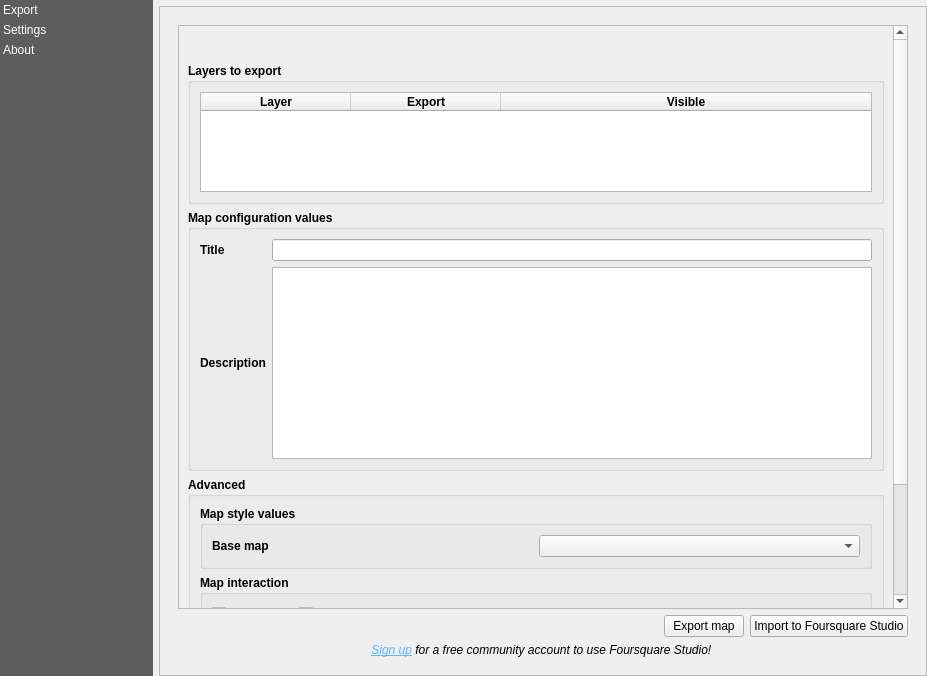
<?xml version="1.0" encoding="UTF-8"?>
<ui version="4.0">
 <class>main_dialog</class>
 <widget class="QDialog" name="main_dialog">
  <property name="windowModality">
   <enum>Qt::WindowModal</enum>
  </property>
  <property name="geometry">
   <rect>
     <x>0</x>
     <y>0</y>
     <width>927</width>
     <height>676</height>
   </rect>
  </property>
  <property name="windowTitle">
   <string>kepler</string>
  </property>
  <layout class="QHBoxLayout" name="horizontalLayout">
   <property name="leftMargin">
    <number>0</number>
   </property>
   <property name="topMargin">
    <number>0</number>
   </property>
   <property name="rightMargin">
    <number>0</number>
   </property>
   <property name="bottomMargin">
    <number>0</number>
   </property>
   <item>
    <widget class="QListWidget" name="menu_widget">
     <property name="sizePolicy">
      <sizepolicy hsizetype="Minimum" vsizetype="Expanding">
       <horstretch>0</horstretch>
       <verstretch>0</verstretch>
      </sizepolicy>
     </property>
     <property name="minimumSize">
      <size>
       <width>100</width>
       <height>200</height>
      </size>
     </property>
     <property name="maximumSize">
      <size>
       <width>153</width>
       <height>16777215</height>
      </size>
     </property>
     <property name="styleSheet">
      <string notr="true">QListWidget{
       background-color: rgb(69, 69, 69, 220);
       outline: 0;
       }
       QListWidget::item {
       color: white;
       padding: 3px;
       }
       QListWidget::item::selected {
       color: black;
       background-color:palette(Window);
       padding-right: 0px;
       }
      </string>
     </property>
     <property name="frameShape">
      <enum>QFrame::Box</enum>
     </property>
     <property name="lineWidth">
      <number>0</number>
     </property>
     <property name="iconSize">
      <size>
        <width>32</width>
        <height>32</height>
      </size>
     </property>
      <property name="uniformItemSizes">
        <bool>true</bool>
      </property>
      <property name="currentRow">
        <number>-1</number>
      </property>
      <item>
        <property name="text">
          <string>Export</string>
        </property>
      </item>
      <item>
        <property name="text">
          <string>Settings</string>
        </property>
      </item>
      <item>
        <property name="text">
          <string>About</string>
        </property>
      </item>
    </widget>
   </item>
    <item>
      <layout class="QVBoxLayout" name="verticalLayout">
        <item>
          <widget class="QgsMessageBar" name="message_bar">
            <property name="frameShape">
              <enum>QFrame::StyledPanel</enum>
            </property>
            <property name="frameShadow">
              <enum>QFrame::Raised</enum>
            </property>
          </widget>
        </item>
        <item>
          <widget class="QScrollArea" name="scrollArea">
            <property name="verticalScrollBarPolicy">
              <enum>Qt::ScrollBarAlwaysOff</enum>
            </property>
            <property name="widgetResizable">
              <bool>true</bool>
            </property>
            <widget class="QWidget" name="area_contents">
              <property name="geometry">
                <rect>
                  <x>0</x>
                  <y>0</y>
                  <width>764</width>
                  <height>666</height>
                </rect>
              </property>
              <property name="minimumSize">
                <size>
                  <width>760</width>
                  <height>0</height>
                </size>
              </property>
              <layout class="QVBoxLayout" name="verticalLayout_16">
                <item>
                  <widget class="QStackedWidget" name="stacked_widget">
                    <property name="currentIndex">
                      <number>0</number>
                    </property>
                    <widget class="QWidget" name="exporter">
                      <layout class="QVBoxLayout" name="verticalLayout_11">
                        <item>
                          <widget class="QScrollArea" name="scrollArea_2">
                            <property name="widgetResizable">
                              <bool>true</bool>
                            </property>
                            <widget class="QWidget" name="scrollAreaWidgetContents">
                              <property name="geometry">
                                <rect>
                                  <x>0</x>
                                  <y>0</y>
                                  <width>726</width>
                                  <height>572</height>
                                </rect>
                              </property>
                              <layout class="QVBoxLayout" name="verticalLayout_2">
                                <item>
                                  <layout class="QHBoxLayout" name="horizontalLayout_5">
                                    <item>
                                      <spacer name="horizontalSpacer_3">
                                        <property name="orientation">
                                          <enum>Qt::Horizontal</enum>
                                        </property>
                                        <property name="sizeHint" stdset="0">
                                          <size>
                                            <width>40</width>
                                            <height>20</height>
                                          </size>
                                        </property>
                                      </spacer>
                                    </item>
                                    <item>
                                      <widget class="QPushButton" name="btn_refresh">
                                        <property name="maximumSize">
                                          <size>
                                            <width>25</width>
                                            <height>25</height>
                                          </size>
                                        </property>
                                        <property name="toolTip">
                                          <string>Load Snapshot configuration from project...</string>
                                        </property>
                                        <property name="text">
                                          <string/>
                                        </property>
                     <property name="flat">
                      <bool>true</bool>
                     </property>
                    </widget>
                   </item>
                  </layout>
                 </item>
                 <item>
                  <widget class="QGroupBox" name="groupBox_6">
                   <property name="font">
                    <font>
                     <weight>75</weight>
                     <bold>true</bold>
                    </font>
                   </property>
                   <property name="title">
                    <string>Layers to export</string>
                   </property>
                   <layout class="QVBoxLayout" name="verticalLayout_13">
                    <item>
                     <widget class="QTableWidget" name="tw_layers">
                      <property name="minimumSize">
                       <size>
                        <width>0</width>
                        <height>100</height>
                       </size>
                      </property>
                      <property name="editTriggers">
                       <set>QAbstractItemView::NoEditTriggers</set>
                      </property>
                      <property name="selectionMode">
                       <enum>QAbstractItemView::NoSelection</enum>
                      </property>
                      <attribute name="horizontalHeaderCascadingSectionResizes">
                       <bool>false</bool>
                      </attribute>
                      <attribute name="horizontalHeaderMinimumSectionSize">
                       <number>100</number>
                      </attribute>
                      <attribute name="horizontalHeaderDefaultSectionSize">
                       <number>150</number>
                      </attribute>
                      <attribute name="horizontalHeaderShowSortIndicator" stdset="0">
                       <bool>false</bool>
                      </attribute>
                      <attribute name="horizontalHeaderStretchLastSection">
                       <bool>true</bool>
                      </attribute>
                      <attribute name="verticalHeaderDefaultSectionSize">
                       <number>30</number>
                      </attribute>
                      <column>
                       <property name="text">
                        <string>Layer</string>
                       </property>
                      </column>
                      <column>
                       <property name="text">
                        <string>Export</string>
                       </property>
                      </column>
                      <column>
                       <property name="text">
                        <string>Visible</string>
                       </property>
                      </column>
                     </widget>
                    </item>
                   </layout>
                  </widget>
                 </item>
                 <item>
                  <widget class="QgsCollapsibleGroupBox" name="gb_">
                   <property name="enabled">
                    <bool>true</bool>
                   </property>
                   <property name="sizePolicy">
                    <sizepolicy hsizetype="Preferred" vsizetype="Fixed">
                     <horstretch>0</horstretch>
                     <verstretch>0</verstretch>
                    </sizepolicy>
                   </property>
                   <property name="font">
                    <font>
                     <weight>75</weight>
                     <bold>true</bold>
                    </font>
                   </property>
                   <property name="title">
                    <string>Map configuration values</string>
                   </property>
                   <property name="flat">
                    <bool>true</bool>
                   </property>
                   <property name="collapsed">
                    <bool>false</bool>
                   </property>
                   <property name="scrollOnExpand">
                    <bool>true</bool>
                   </property>
                   <layout class="QGridLayout" name="gridLayout_8">
                    <item row="3" column="0">
                     <widget class="QLabel" name="label_14">
                      <property name="sizePolicy">
                       <sizepolicy hsizetype="Preferred" vsizetype="Fixed">
                        <horstretch>0</horstretch>
                        <verstretch>0</verstretch>
                       </sizepolicy>
                      </property>
                      <property name="font">
                       <font>
                        <weight>75</weight>
                        <bold>true</bold>
                       </font>
                      </property>
                      <property name="text">
                       <string>Description</string>
                      </property>
                     </widget>
                    </item>
                    <item row="2" column="2">
                     <widget class="QLineEdit" name="input_title"/>
                    </item>
                    <item row="2" column="0">
                     <widget class="QLabel" name="label_20">
                      <property name="sizePolicy">
                       <sizepolicy hsizetype="Preferred" vsizetype="Fixed">
                        <horstretch>0</horstretch>
                        <verstretch>0</verstretch>
                       </sizepolicy>
                      </property>
                      <property name="font">
                       <font>
                        <weight>75</weight>
                        <bold>true</bold>
                       </font>
                      </property>
                      <property name="text">
                       <string>Title</string>
                      </property>
                     </widget>
                    </item>
                    <item row="3" column="2">
                     <widget class="QTextEdit" name="input_description"/>
                    </item>
                   </layout>
                  </widget>
                 </item>
                 <item>
                  <widget class="QgsCollapsibleGroupBox" name="mGroupBox">
                   <property name="font">
                    <font>
                     <weight>75</weight>
                     <bold>true</bold>
                    </font>
                   </property>
                   <property name="title">
                    <string>Advanced</string>
                   </property>
                   <property name="collapsed">
                    <bool>true</bool>
                   </property>
                   <layout class="QVBoxLayout" name="verticalLayout_4">
                    <item>
                     <widget class="QgsCollapsibleGroupBox" name="gb_1">
                      <property name="enabled">
                       <bool>true</bool>
                      </property>
                      <property name="sizePolicy">
                       <sizepolicy hsizetype="Preferred" vsizetype="Fixed">
                        <horstretch>0</horstretch>
                        <verstretch>0</verstretch>
                       </sizepolicy>
                      </property>
                      <property name="font">
                       <font>
                        <weight>75</weight>
                        <bold>true</bold>
                       </font>
                      </property>
                      <property name="title">
                       <string>Map style values</string>
                      </property>
                      <property name="flat">
                       <bool>true</bool>
                      </property>
                      <property name="collapsed">
                       <bool>false</bool>
                      </property>
                      <property name="scrollOnExpand">
                       <bool>true</bool>
                      </property>
                      <layout class="QGridLayout" name="gridLayout_9">
                       <item row="0" column="1">
                        <widget class="QComboBox" name="cb_basemap"/>
                       </item>
                       <item row="0" column="0">
                        <widget class="QLabel" name="label_21">
                         <property name="sizePolicy">
                          <sizepolicy hsizetype="Preferred" vsizetype="Fixed">
                           <horstretch>0</horstretch>
                           <verstretch>0</verstretch>
                          </sizepolicy>
                         </property>
                         <property name="font">
                          <font>
                           <weight>75</weight>
                           <bold>true</bold>
                          </font>
                         </property>
                         <property name="text">
                          <string>Base map</string>
                         </property>
                        </widget>
                       </item>
                      </layout>
                     </widget>
                    </item>
                    <item>
                     <widget class="QgsCollapsibleGroupBox" name="gb_2">
                      <property name="enabled">
                       <bool>true</bool>
                      </property>
                      <property name="sizePolicy">
                       <sizepolicy hsizetype="Preferred" vsizetype="Fixed">
                        <horstretch>0</horstretch>
                        <verstretch>0</verstretch>
                       </sizepolicy>
                      </property>
                      <property name="font">
                       <font>
                        <weight>75</weight>
                        <bold>true</bold>
                       </font>
                      </property>
                      <property name="title">
                       <string>Map interaction</string>
                      </property>
                      <property name="flat">
                       <bool>true</bool>
                      </property>
                      <property name="collapsed">
                       <bool>false</bool>
                      </property>
                      <property name="scrollOnExpand">
                       <bool>true</bool>
                      </property>
                      <layout class="QFormLayout" name="formLayout">
                       <item row="0" column="0">
                        <widget class="QCheckBox" name="cb_tooltip">
                         <property name="text">
                          <string>Tooltip</string>
                         </property>
                        </widget>
                       </item>
                       <item row="2" column="0">
                        <widget class="QCheckBox" name="cb_geocoder">
                         <property name="text">
                          <string>Geocoder</string>
                         </property>
                        </widget>
                       </item>
                       <item row="0" column="1">
                        <widget class="QCheckBox" name="cb_brush">
                         <property name="text">
                          <string>Brush</string>
                         </property>
                        </widget>
                       </item>
                       <item row="2" column="1">
                        <widget class="QCheckBox" name="cb_coordinate">
                         <property name="text">
                          <string>Coordinate</string>
                         </property>
                        </widget>
                       </item>
                      </layout>
                     </widget>
                    </item>
                    <item>
                     <widget class="QgsCollapsibleGroupBox" name="gb_3">
                      <property name="enabled">
                       <bool>true</bool>
                      </property>
                      <property name="sizePolicy">
                       <sizepolicy hsizetype="Preferred" vsizetype="Fixed">
                        <horstretch>0</horstretch>
                        <verstretch>0</verstretch>
                       </sizepolicy>
                      </property>
                      <property name="font">
                       <font>
                        <weight>75</weight>
                        <bold>true</bold>
                       </font>
                      </property>
                      <property name="title">
                       <string>Visualization state</string>
                      </property>
                      <property name="flat">
                       <bool>true</bool>
                      </property>
                      <property name="collapsed">
                       <bool>false</bool>
                      </property>
                      <property name="scrollOnExpand">
                       <bool>true</bool>
                      </property>
                      <layout class="QGridLayout" name="gridLayout_11">
                       <item row="0" column="0">
                        <widget class="QLabel" name="label_23">
                         <property name="sizePolicy">
                          <sizepolicy hsizetype="Preferred" vsizetype="Fixed">
                           <horstretch>0</horstretch>
                           <verstretch>0</verstretch>
                          </sizepolicy>
                         </property>
                         <property name="font">
                          <font>
                           <weight>75</weight>
                           <bold>true</bold>
                          </font>
                         </property>
                         <property name="text">
                          <string>Layer blending</string>
                         </property>
                        </widget>
                       </item>
                       <item row="0" column="1">
                        <widget class="QComboBox" name="cb_layer_blending"/>
                       </item>
                      </layout>
                     </widget>
                    </item>
                   </layout>
                  </widget>
                 </item>
                </layout>
               </widget>
              </widget>
             </item>
             <item>
              <layout class="QHBoxLayout" name="horizontalLayout_3">
               <item>
                 <spacer name="horizontalSpacer_2">
                   <property name="orientation">
                     <enum>Qt::Horizontal</enum>
                   </property>
                   <property name="sizeHint" stdset="0">
                     <size>
                       <width>40</width>
                       <height>20</height>
                     </size>
                   </property>
                 </spacer>
               </item>
                <item>
                  <widget class="QPushButton" name="btn_export">
                    <property name="text">
                      <string>Export map</string>
                    </property>
                    <property name="iconSize">
                      <size>
                        <width>16</width>
                        <height>16</height>
                      </size>
                    </property>
                    <property name="flat">
                      <bool>false</bool>
                    </property>
                  </widget>
                </item>
                <item>
                  <widget class="QPushButton" name="btn_open_studio">
                    <property name="maximumSize">
                      <size>
                        <width>1000</width>
                        <height>1000</height>
                      </size>
                    </property>
                    <property name="toolTip">
                      <string>Open Foursquare Studio and export to web</string>
                    </property>
                    <property name="text">
                      <string>Import to Foursquare Studio</string>
                    </property>
                    <property name="iconSize">
                      <size>
                        <width>20</width>
                        <height>20</height>
                      </size>
                    </property>
                    <property name="checkable">
                      <bool>false</bool>
                    </property>
                    <property name="flat">
                      <bool>false</bool>
                    </property>
                  </widget>
                </item>
              </layout>
             </item>
                        <item>
                          <widget class="QLabel" name="signup_text">
                            <property name="font">
                              <font>
                                <italic>true</italic>
                              </font>
                            </property>
                            <property name="text">
                              <string>&lt;html&gt;&lt;head/&gt;&lt;body&gt;&lt;p&gt;&lt;a href=&quot;https://studio.foursquare.com/home&quot;&gt;&lt;span style=&quot; text-decoration: underline; color:#5cbbff;&quot;&gt;Sign up&lt;/span&gt;&lt;/a&gt; for a free community account to use Foursquare Studio! &lt;/p&gt;&lt;/body&gt;&lt;/html&gt;</string>
                            </property>
                            <property name="textFormat">
                              <enum>Qt::AutoText</enum>
                            </property>
                            <property name="alignment">
                              <set>Qt::AlignCenter</set>
                            </property>
                            <property name="openExternalLinks">
                              <bool>true</bool>
                            </property>
                          </widget>
                        </item>
                      </layout>
           </widget>
           <widget class="QWidget" name="settings">
            <layout class="QVBoxLayout" name="verticalLayout_15">
             <item>
              <widget class="QgsCollapsibleGroupBox" name="mGroupBox_4">
               <property name="sizePolicy">
                <sizepolicy hsizetype="Preferred" vsizetype="Fixed">
                 <horstretch>0</horstretch>
                 <verstretch>0</verstretch>
                </sizepolicy>
               </property>
               <property name="title">
                <string>Export</string>
               </property>
               <layout class="QVBoxLayout" name="verticalLayout_10">
                <item>
                 <layout class="QGridLayout" name="gridLayout_7">
                  <item row="0" column="1">
                   <widget class="QgsFileWidget" name="f_conf_output">
                    <property name="sizePolicy">
                     <sizepolicy hsizetype="Preferred" vsizetype="Fixed">
                      <horstretch>0</horstretch>
                      <verstretch>0</verstretch>
                     </sizepolicy>
                    </property>
                    <property name="storageMode">
                     <enum>QgsFileWidget::GetDirectory</enum>
                    </property>
                   </widget>
                  </item>
                  <item row="0" column="0">
                   <widget class="QLabel" name="label_level_file_2">
                    <property name="sizePolicy">
                     <sizepolicy hsizetype="Preferred" vsizetype="Fixed">
                      <horstretch>0</horstretch>
                      <verstretch>0</verstretch>
                     </sizepolicy>
                    </property>
                    <property name="text">
                     <string>Configuration output directory</string>
                    </property>
                   </widget>
                  </item>
                 </layout>
                </item>
               </layout>
              </widget>
             </item>
             <item>
              <widget class="QgsCollapsibleGroupBox" name="mGroupBox_5">
               <property name="sizePolicy">
                <sizepolicy hsizetype="Preferred" vsizetype="Fixed">
                 <horstretch>0</horstretch>
                 <verstretch>0</verstretch>
                </sizepolicy>
               </property>
               <property name="title">
                <string>General</string>
               </property>
               <layout class="QVBoxLayout" name="verticalLayout_14">
                <item>
                 <layout class="QVBoxLayout" name="verticalLayout_12">
                  <item>
                   <layout class="QGridLayout" name="gridLayout_10">
                    <item row="0" column="0">
                     <widget class="QLabel" name="label_level_file_3">
                      <property name="minimumSize">
                       <size>
                        <width>250</width>
                        <height>0</height>
                       </size>
                      </property>
                      <property name="text">
                       <string>Mapbox API Token</string>
                      </property>
                     </widget>
                    </item>
                    <item row="0" column="1">
                     <widget class="QLineEdit" name="le_mapbox_token"/>
                    </item>
                   </layout>
                  </item>
                  <item>
                   <widget class="QLabel" name="label_2">
                    <property name="font">
                     <font>
                      <italic>true</italic>
                     </font>
                    </property>
                    <property name="text">
                      <string>The token is only used inside QGIS to add the default basemaps from Foursquare Studio and to make cartographic design process easier. The key will not be exported from QGIS.</string>
                    </property>
                    <property name="wordWrap">
                     <bool>true</bool>
                    </property>
                   </widget>
                  </item>
                  <item>
                   <layout class="QHBoxLayout" name="horizontalLayout_6">
                    <item>
                     <spacer name="horizontalSpacer_4">
                      <property name="orientation">
                       <enum>Qt::Horizontal</enum>
                      </property>
                      <property name="sizeHint" stdset="0">
                       <size>
                        <width>40</width>
                        <height>20</height>
                       </size>
                      </property>
                     </spacer>
                    </item>
                    <item>
                     <widget class="QPushButton" name="btn_add_basemaps">
                      <property name="text">
                       <string>Add WMTS basemaps</string>
                      </property>
                     </widget>
                    </item>
                   </layout>
                  </item>
                 </layout>
                </item>
               </layout>
              </widget>
             </item>
             <item>
              <widget class="QgsCollapsibleGroupBox" name="mGroupBox_3">
               <property name="sizePolicy">
                <sizepolicy hsizetype="Preferred" vsizetype="Fixed">
                 <horstretch>0</horstretch>
                 <verstretch>0</verstretch>
                </sizepolicy>
               </property>
               <property name="title">
                <string>Logging</string>
               </property>
               <layout class="QVBoxLayout" name="verticalLayout_8">
                <item>
                 <layout class="QGridLayout" name="gridLayout_5">
                  <item row="1" column="0">
                   <widget class="QLabel" name="label_level_console">
                    <property name="sizePolicy">
                     <sizepolicy hsizetype="Preferred" vsizetype="Fixed">
                      <horstretch>0</horstretch>
                      <verstretch>0</verstretch>
                     </sizepolicy>
                    </property>
                    <property name="text">
                     <string>Console level</string>
                    </property>
                   </widget>
                  </item>
                  <item row="1" column="1">
                   <widget class="QComboBox" name="combo_box_log_level_console"/>
                  </item>
                  <item row="0" column="0">
                   <widget class="QLabel" name="label_level_file">
                    <property name="sizePolicy">
                     <sizepolicy hsizetype="Preferred" vsizetype="Fixed">
                      <horstretch>0</horstretch>
                      <verstretch>0</verstretch>
                     </sizepolicy>
                    </property>
                    <property name="text">
                     <string>File level</string>
                    </property>
                   </widget>
                  </item>
                  <item row="0" column="1">
                   <widget class="QComboBox" name="combo_box_log_level_file"/>
                  </item>
                 </layout>
                </item>
                <item>
                 <widget class="QLabel" name="label">
                  <property name="font">
                   <font>
                    <italic>true</italic>
                   </font>
                  </property>
                  <property name="text">
                   <string>QGIS must be restarted in order to apply changes in log levels</string>
                  </property>
                 </widget>
                </item>
                <item>
                 <layout class="QHBoxLayout" name="horizontalLayout_2">
                  <item>
                   <spacer name="horizontalSpacer">
                    <property name="orientation">
                     <enum>Qt::Horizontal</enum>
                    </property>
                    <property name="sizeHint" stdset="0">
                     <size>
                      <width>40</width>
                      <height>20</height>
                     </size>
                    </property>
                   </spacer>
                  </item>
                  <item>
                   <widget class="QPushButton" name="btn_open_log">
                    <property name="text">
                     <string>Open most recent log file</string>
                    </property>
                   </widget>
                  </item>
                 </layout>
                </item>
               </layout>
              </widget>
             </item>
            </layout>
           </widget>
           <widget class="QWidget" name="about">
            <layout class="QVBoxLayout" name="verticalLayout_3">
             <item>
              <widget class="QGroupBox" name="groupBox_5">
               <property name="sizePolicy">
                <sizepolicy hsizetype="Preferred" vsizetype="Preferred">
                 <horstretch>0</horstretch>
                 <verstretch>0</verstretch>
                </sizepolicy>
               </property>
               <property name="title">
                <string>Foursquare Studio</string>
               </property>
               <layout class="QVBoxLayout" name="verticalLayout_9">
                <item>
                 <layout class="QGridLayout" name="gridLayout_6">
                  <property name="sizeConstraint">
                   <enum>QLayout::SetNoConstraint</enum>
                  </property>
                  <item row="1" column="1">
                   <widget class="QLabel" name="label_gispo_2">
                    <property name="sizePolicy">
                     <sizepolicy hsizetype="Preferred" vsizetype="Preferred">
                      <horstretch>0</horstretch>
                      <verstretch>0</verstretch>
                     </sizepolicy>
                    </property>
                    <property name="text">
                      <string>&lt;html&gt;&lt;head/&gt;&lt;body&gt;&lt;p&gt;&lt;a href=&quot;https://studio.foursquare.com/&quot;&gt;&lt;span style=&quot; text-decoration: underline; color:#5cbbff;&quot;&gt;Foursquare Studio&lt;/span&gt;&lt;/a&gt;&lt;/p&gt;&lt;/body&gt;&lt;/html&gt;</string>
                    </property>
                    <property name="openExternalLinks">
                     <bool>true</bool>
                    </property>
                   </widget>
                  </item>
                  <item row="0" column="0">
                   <widget class="QLabel" name="label_3">
                    <property name="text">
                     <string>Plugin documentation</string>
                    </property>
                   </widget>
                  </item>
                  <item row="0" column="1">
                   <widget class="QLabel" name="label_4">
                    <property name="text">
                      <string>&lt;html&gt;&lt;head/&gt;&lt;body&gt;&lt;p&gt;&lt;a href=&quot;https://location.foursquare.com/studio/docs/integrations-qgis&quot;&gt;&lt;span style=&quot; text-decoration: underline; color:#5cbbff;&quot;&gt;https://location.foursquare.com/studio/docs/integrations-qgis&lt;/span&gt;&lt;/a&gt;&lt;/p&gt;&lt;/body&gt;&lt;/html&gt;</string>
                    </property>
                    <property name="openExternalLinks">
                     <bool>true</bool>
                    </property>
                   </widget>
                  </item>
                  <item row="1" column="0">
                   <widget class="QLabel" name="label_development_2">
                    <property name="sizePolicy">
                     <sizepolicy hsizetype="Preferred" vsizetype="Preferred">
                      <horstretch>0</horstretch>
                      <verstretch>0</verstretch>
                     </sizepolicy>
                    </property>
                    <property name="text">
                     <string>Studio</string>
                    </property>
                   </widget>
                  </item>
                  <item row="2" column="1">
                   <widget class="QLabel" name="label_gispo_3">
                    <property name="sizePolicy">
                     <sizepolicy hsizetype="Preferred" vsizetype="Preferred">
                      <horstretch>0</horstretch>
                      <verstretch>0</verstretch>
                     </sizepolicy>
                    </property>
                    <property name="text">
                      <string>&lt;html&gt;&lt;head/&gt;&lt;body&gt;&lt;p&gt;&lt;a href=&quot;https://location.foursquare.com/studio/docs&quot;&gt;&lt;span style=&quot; text-decoration: underline; color:#5cbbff;&quot;&gt;Foursquare Studio Documentation&lt;/span&gt;&lt;/a&gt;&lt;/p&gt;&lt;/body&gt;&lt;/html&gt;</string>
                    </property>
                    <property name="openExternalLinks">
                     <bool>true</bool>
                    </property>
                   </widget>
                  </item>
                  <item row="2" column="0">
                   <widget class="QLabel" name="label_development_3">
                    <property name="sizePolicy">
                     <sizepolicy hsizetype="Preferred" vsizetype="Preferred">
                      <horstretch>0</horstretch>
                      <verstretch>0</verstretch>
                     </sizepolicy>
                    </property>
                    <property name="text">
                     <string>Documentation</string>
                    </property>
                   </widget>
                  </item>
                 </layout>
                </item>
               </layout>
              </widget>
             </item>
             <item>
              <widget class="QGroupBox" name="groupBox_3">
               <property name="sizePolicy">
                <sizepolicy hsizetype="Preferred" vsizetype="Preferred">
                 <horstretch>0</horstretch>
                 <verstretch>0</verstretch>
                </sizepolicy>
               </property>
               <property name="title">
                <string>Attributions</string>
               </property>
               <layout class="QVBoxLayout" name="verticalLayout_6">
                <item>
                 <layout class="QGridLayout" name="gridLayout_3">
                  <property name="sizeConstraint">
                   <enum>QLayout::SetNoConstraint</enum>
                  </property>
                  <item row="0" column="0">
                   <widget class="QLabel" name="label_development">
                    <property name="sizePolicy">
                     <sizepolicy hsizetype="Preferred" vsizetype="Preferred">
                      <horstretch>0</horstretch>
                      <verstretch>0</verstretch>
                     </sizepolicy>
                    </property>
                    <property name="text">
                     <string>Main plugin development</string>
                    </property>
                   </widget>
                  </item>
                  <item row="0" column="1">
                   <widget class="QLabel" name="label_gispo">
                    <property name="sizePolicy">
                     <sizepolicy hsizetype="Preferred" vsizetype="Preferred">
                      <horstretch>0</horstretch>
                      <verstretch>0</verstretch>
                     </sizepolicy>
                    </property>
                    <property name="text">
                      <string>&lt;html&gt;&lt;head/&gt;&lt;body&gt;&lt;p&gt;&lt;a href=&quot;https://www.gispo.fi/en/home/&quot;&gt;&lt;span style=&quot; text-decoration: underline; color:#00b9d3;&quot;&gt;Gispo Ltd.&lt;/span&gt;&lt;/a&gt;&lt;span style=&quot; color:#00b9d3;&quot;/&gt;&lt;/p&gt;&lt;/body&gt;&lt;/html&gt;</string>
                    </property>
                    <property name="openExternalLinks">
                     <bool>true</bool>
                    </property>
                   </widget>
                  </item>
                 </layout>
                </item>
               </layout>
              </widget>
             </item>
             <item>
              <widget class="QGroupBox" name="groupBox_2">
               <property name="sizePolicy">
                <sizepolicy hsizetype="Preferred" vsizetype="Preferred">
                 <horstretch>0</horstretch>
                 <verstretch>0</verstretch>
                </sizepolicy>
               </property>
               <property name="title">
                <string>Sources</string>
               </property>
               <layout class="QVBoxLayout" name="verticalLayout_5">
                 <item>
                   <layout class="QGridLayout" name="gridLayout_2">
                     <item row="0" column="1">
                       <widget class="QLabel" name="label_source">
                         <property name="sizePolicy">
                           <sizepolicy hsizetype="Preferred" vsizetype="Preferred">
                             <horstretch>0</horstretch>
                             <verstretch>0</verstretch>
                           </sizepolicy>
                         </property>
                         <property name="text">
                           <string>&lt;html&gt;&lt;head/&gt;&lt;body&gt;&lt;p&gt;&lt;a href=&quot;https://github.com/foursquare/qgis-plugin&quot;&gt;&lt;span style=&quot; text-decoration: underline; color:#5cbbff;&quot;&gt;https://github.com/foursquare/qgis-plugin&lt;/span&gt;&lt;/a&gt;&lt;span style=&quot; color:#5cbbff;&quot;/&gt;&lt;/p&gt;&lt;/body&gt;&lt;/html&gt;</string>
                         </property>
                         <property name="openExternalLinks">
                           <bool>true</bool>
                         </property>
                       </widget>
                     </item>
                     <item row="0" column="0">
                       <widget class="QLabel" name="label_gsource">
                         <property name="sizePolicy">
                           <sizepolicy hsizetype="Preferred" vsizetype="Preferred">
                             <horstretch>0</horstretch>
                             <verstretch>0</verstretch>
                           </sizepolicy>
                         </property>
                         <property name="text">
                           <string>Foursquare Studio Plugin repository</string>
                         </property>
                       </widget>
                     </item>
                   </layout>
                 </item>
               </layout>
              </widget>
             </item>
             <item>
              <widget class="QGroupBox" name="groupBox_4">
               <property name="sizePolicy">
                <sizepolicy hsizetype="Preferred" vsizetype="Preferred">
                 <horstretch>0</horstretch>
                 <verstretch>0</verstretch>
                </sizepolicy>
               </property>
               <property name="title">
                <string>Versions</string>
               </property>
               <layout class="QVBoxLayout" name="verticalLayout_7">
                <item>
                 <layout class="QGridLayout" name="gridLayout_4">
                  <item row="0" column="1">
                   <widget class="QLabel" name="label_version">
                    <property name="sizePolicy">
                     <sizepolicy hsizetype="Preferred" vsizetype="Fixed">
                      <horstretch>0</horstretch>
                      <verstretch>0</verstretch>
                     </sizepolicy>
                    </property>
                    <property name="text">
                     <string>&lt;placeholder&gt;</string>
                    </property>
                   </widget>
                  </item>
                  <item row="0" column="0">
                   <widget class="QLabel" name="label_version_txt">
                    <property name="sizePolicy">
                     <sizepolicy hsizetype="Preferred" vsizetype="Preferred">
                      <horstretch>0</horstretch>
                      <verstretch>0</verstretch>
                     </sizepolicy>
                    </property>
                    <property name="text">
                     <string>Foursquare Studio Plugin</string>
                    </property>
                   </widget>
                  </item>
                 </layout>
                </item>
               </layout>
              </widget>
             </item>
             <item>
              <widget class="QGroupBox" name="groupBox">
               <property name="sizePolicy">
                <sizepolicy hsizetype="Preferred" vsizetype="Preferred">
                 <horstretch>0</horstretch>
                 <verstretch>0</verstretch>
                </sizepolicy>
               </property>
               <property name="title">
                <string>Licenses</string>
               </property>
               <layout class="QHBoxLayout" name="horizontalLayout_11">
                <item>
                 <layout class="QGridLayout" name="gridLayout">
                  <item row="0" column="0">
                   <widget class="QLabel" name="label_plugin">
                    <property name="sizePolicy">
                     <sizepolicy hsizetype="Preferred" vsizetype="Fixed">
                      <horstretch>0</horstretch>
                      <verstretch>0</verstretch>
                     </sizepolicy>
                    </property>
                    <property name="text">
                     <string>Foursquare Studio Plugin</string>
                    </property>
                   </widget>
                  </item>
                  <item row="0" column="1">
                   <widget class="QLabel" name="label_gpl2">
                    <property name="sizePolicy">
                     <sizepolicy hsizetype="Preferred" vsizetype="Fixed">
                      <horstretch>0</horstretch>
                      <verstretch>0</verstretch>
                     </sizepolicy>
                    </property>
                    <property name="text">
                      <string>&lt;html&gt;&lt;head/&gt;&lt;body&gt;&lt;p&gt;&lt;a href=&quot;https://www.gnu.org/licenses/old-licenses/gpl-2.0.en.html&quot;&gt;&lt;span style=&quot; text-decoration: underline; color:#5cbbff;&quot;&gt;Licence GPL Version 2&lt;/span&gt;&lt;/a&gt;&lt;span style=&quot; color:#5cbbff;&quot;/&gt;&lt;/p&gt;&lt;/body&gt;&lt;/html&gt;</string>
                    </property>
                    <property name="openExternalLinks">
                     <bool>true</bool>
                    </property>
                   </widget>
                  </item>
                 </layout>
                </item>
               </layout>
              </widget>
             </item>
            </layout>
           </widget>
                  </widget>
                </item>
              </layout>
            </widget>
          </widget>
        </item>
      </layout>
    </item>
  </layout>
 </widget>
  <customwidgets>
    <customwidget>
      <class>QgsCollapsibleGroupBox</class>
      <extends>QGroupBox</extends>
      <header>qgscollapsiblegroupbox.h</header>
      <container>1</container>
    </customwidget>
    <customwidget>
      <class>QgsFileWidget</class>
      <extends>QWidget</extends>
      <header>qgsfilewidget.h</header>
      <container>1</container>
    </customwidget>
    <customwidget>
      <class>QgsMessageBar</class>
      <extends>QFrame</extends>
      <header>qgis.gui</header>
      <container>1</container>
    </customwidget>
  </customwidgets>
  <resources/>
  <connections/>
</ui>
